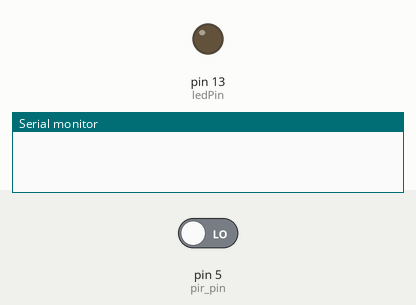
This sketch was run on a simulated Arduino Uno, built with avr-gcc and run on an emulated ATmega328P. On the bench: output pins drawn as LEDs (lit = HIGH), the last lines printed to the serial monitor. Dashed ring = blinking. The inputs (shaded band) are chosen by the test bench; at power-on: pin 5 (pir_pin) LOW.

Above: at 1.2 s.
1.3 s: pin 5 (pir_pin) driven HIGH
At 1.39 s:
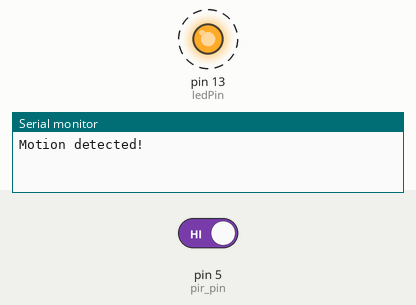
4.3 s: pin 5 (pir_pin) driven LOW
Timing chart, 0 to 13.3 s (numbered marks = the images above; inputs shaded):
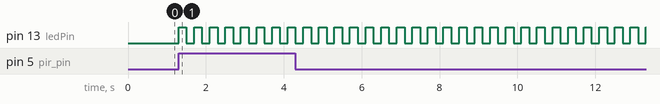

Measured:
- after the input at 1.3 s, pin 13 (ledPin): alternates HIGH for 0.20 s and LOW for 0.20 s, starting at once

The sketch:

Task1.ino
```cpp
const int pir_pin = 5;           // passive infrared sensor pin
bool in_motion = false;
int ledState = LOW;
unsigned long previousMillis = 0;
const int ledPin =  LED_BUILTIN;
const long interval = 200;
bool blinking = false;

void setup(){
    Serial.begin(9600);          // initialize serial with 9600 baud rate
    pinMode(pir_pin, INPUT);     // set pin #5 as an input from PIR
    pinMode(ledPin, OUTPUT);
}


void loop(){
    unsigned long currentMillis = millis();

    if(digitalRead(pir_pin) == HIGH  &&  !in_motion){
      Serial.println("Motion detected!");
      in_motion = true;
      if(blinking == false){
        blinking = true;
      }  else {
        blinking = false;
      }


      }

    if(digitalRead(pir_pin) == LOW  &&  in_motion){
      Serial.println("No movement any more");
      in_motion = false;


    }

    if(blinking == true){
      if (currentMillis - previousMillis >= interval) {
      previousMillis = currentMillis;

      if (ledState == LOW) {
      ledState = HIGH;
    } else {
      ledState = LOW;
      }
      digitalWrite(ledPin, ledState);

      }
    }
    else{
            digitalWrite(ledPin, LOW);

    }
}
```
